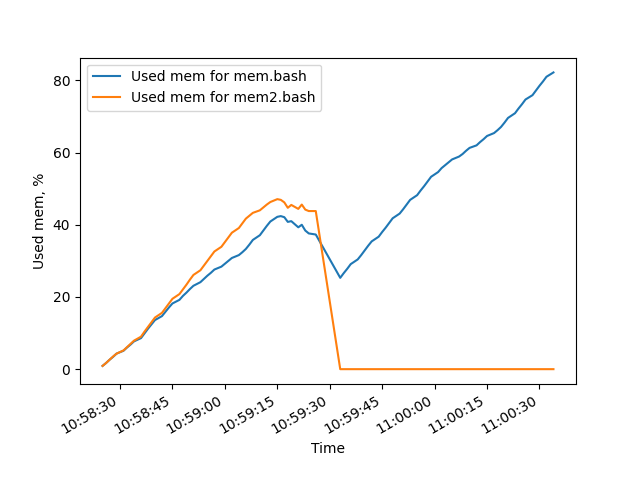

Here is the Python script that generated this plot:
import datetime as dt
import matplotlib.pyplot as plt

times = []
with open('time.log') as f:
    times = [dt.datetime.strptime(line.rstrip(), '%I:%M:%S %p') for line in f]

mems = []
with open('mem.log') as f:
    mems = [float(line.rstrip()) for line in f]

mems2 = []
with open('mem2.log') as f:
    mems2 = [float(line.rstrip()) for line in f]

min_size = min(len(mems), len(mems2))
if len(mems) == min_size:
    mems += [0.0 for i in range(len(mems2) - min_size)]
else:
    mems2 += [0.0 for i in range(len(mems) - min_size)]

plt.plot(times, mems, label="Used mem for mem.bash")
plt.plot(times, mems2, label="Used mem for mem2.bash")

plt.gcf().autofmt_xdate()

plt.xlabel('Time')
plt.ylabel('Used mem, %')
plt.legend()

plt.savefig('used_mem.png')
